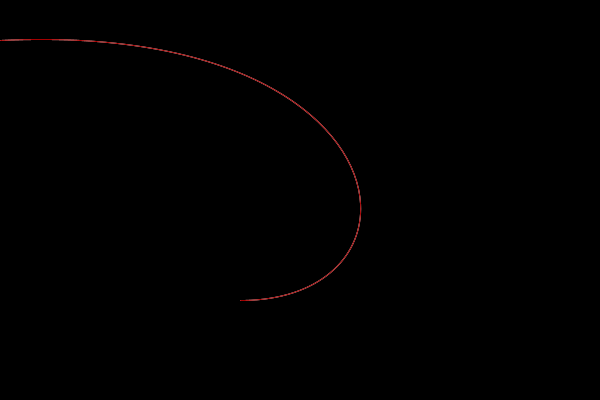
Frame 1 (no input)
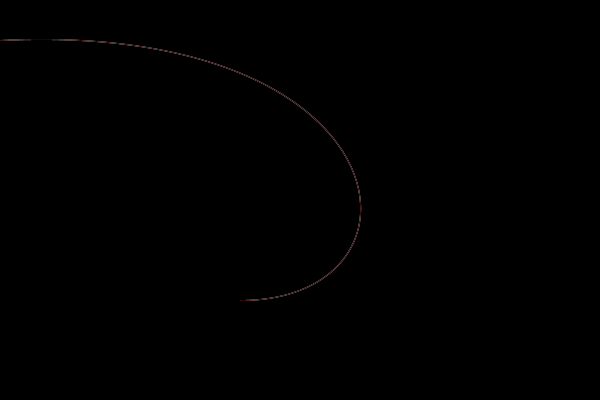
Frame 60 (the mouse pressed at the canvas centre just before this capture)
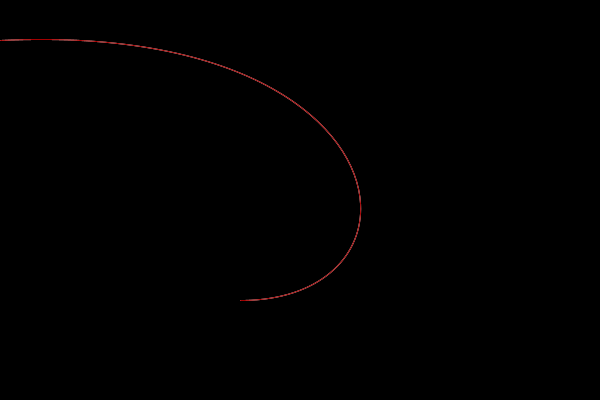
Frame 120 (the mouse held since frame 60 and released just before this capture)

The Processing sketch that drew these frames (run headless with seeded random() and noise(); from frame 60 on, the mouse is pressed at the canvas centre):

// Processing sketch: bezier_0
// ── bezier_0.pde
int rows, cols;
float cellW, cellH;


void setup() {
	size(600, 400); 
	// stroke(255);
	noFill();

	// Grid Definition
	cols = 16;
	rows = 10;

	// Grid Cell Size Definition
	cellW = width/cols;
	cellH = height/rows;
}

void draw() {
  background(0);
  for (int i = 0; i < cols; i += 20) {
  	stroke(255);
    bezier(i/2.0, 40+i, 410, 20, 440, 300, 240-(i/16.0), 300+(i/8.0));
    for(int j = 0; j<rows; j += 20){
    	stroke(random(255),0,0);
    	bezier(j-(i/2.0), 40+i, 410, 20, 440, 300, 240-(i/16.0), 300+(i/8.0));	
    }
    // bezier(mouseX-(i/2.0), 40+i, 410, 20, 440, 300, 240-(i/16.0), 300+(i/8.0));
  }
}
